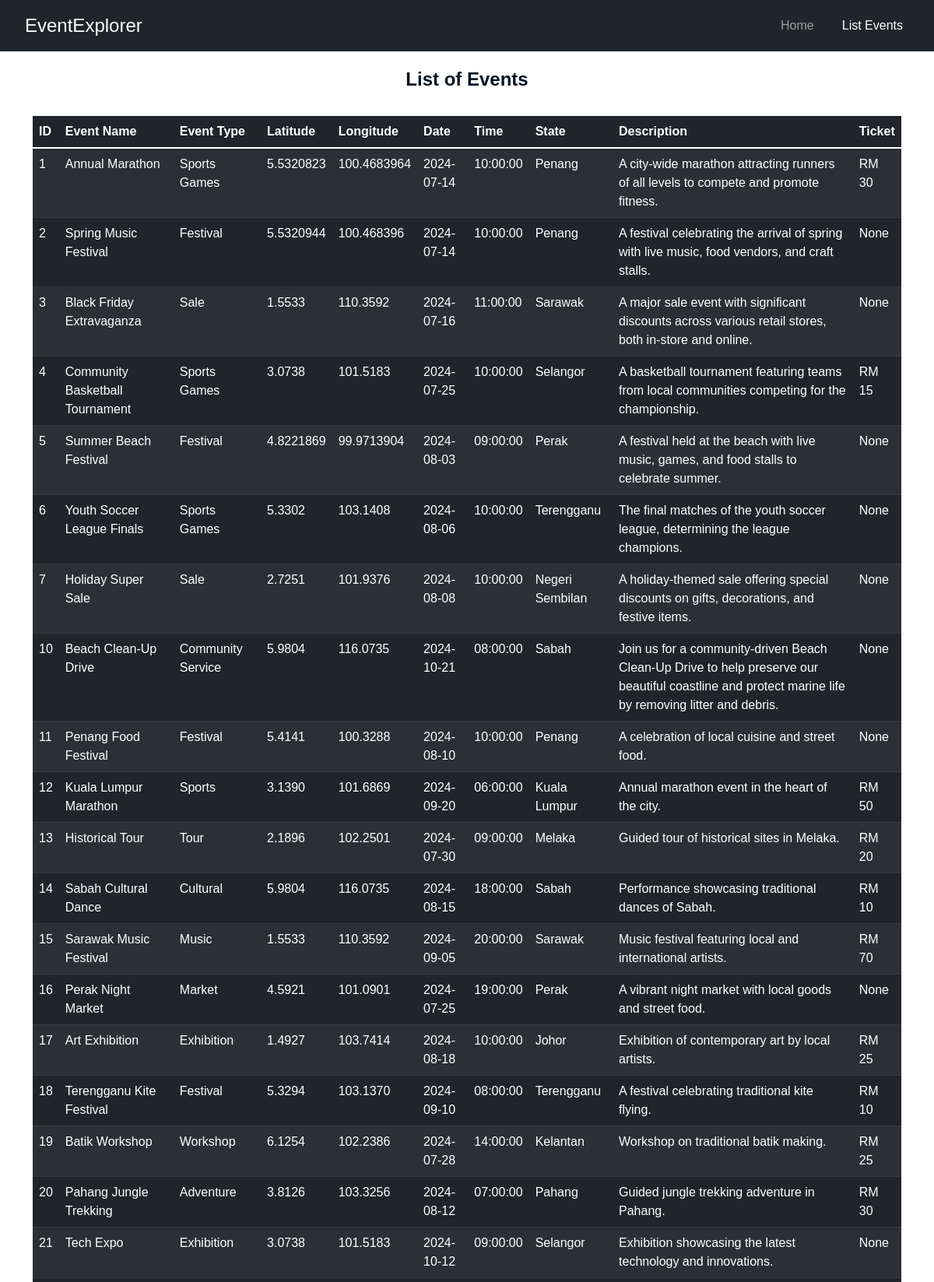
Screenshot of /listevent.php (upper part) with the database file from the repository.
### tables this page shows
CREATE TABLE `events` (
  `id` int(11) NOT NULL,
  `name` varchar(255) NOT NULL,
  `type` varchar(255) NOT NULL,
  `latitude` varchar(255) NOT NULL,
  `longitude` varchar(255) NOT NULL,
  `date` date NOT NULL,
  `time` time NOT NULL,
  `state` varchar(50) NOT NULL,
  `description` text NOT NULL,
  `ticket` varchar(255) DEFAULT NULL
);

### listevent.php (the view, shortened to what this page needs)
<!DOCTYPE html>
<html lang="en">
<head>
    <link href="https://cdn.jsdelivr.net/npm/bootstrap@5.1.3/dist/css/bootstrap.min.css" rel="stylesheet">
    <link rel="stylesheet" href="css/main.css">
</head>
<body>
    <nav class="navbar navbar-expand-lg navbar-dark bg-dark">
        <div class="container-fluid">
            <a class="navbar-brand" href="index.html">EventExplorer</a>
            <div class="collapse navbar-collapse" id="navbarNav">
                <ul class="navbar-nav ms-auto">
                    <li class="nav-item">
                        <a class="nav-link" href="index.html">Home</a>
                    </li>
                    <li class="nav-item">
                        <a class="nav-link active" aria-current="page" href="listevent.php">List Events</a>
                    </li>
                </ul>
            </div>
        </div>
    </nav>
    <div class="container mt-5">
        <h2 class="list-events-title">List of Events</h2><br>
            <table class="table table-striped table-dark">
                <thead>
                    <tr>
                        <th>ID</th>
                        <th>Event Name</th>
                        <th>Event Type</th>
                        <th>Latitude</th>
                        <th>Longitude</th>
                        <th>Date</th>
                        <th>Time</th>
                        <th>State</th>
                        <th>Description</th>
                        <th>Ticket</th>
                    </tr>
                </thead>
                <tbody>
                    <?php
                    include 'db_connection.php';
                    $sql = "SELECT * FROM events";
                    $result = $conn->query($sql);
                    if ($result->num_rows > 0) {
                        while($row = $result->fetch_assoc()) {
                            echo "<tr>
                                    <td>{$row['id']}</td>
                                    <td>{$row['name']}</td>
                                    <td>{$row['type']}</td>
                                    <td>{$row['latitude']}</td>
                                    <td>{$row['longitude']}</td>
                                    <td>{$row['date']}</td>
                                    <td>{$row['time']}</td>
                                    <td>{$row['state']}</td>
                                    <td>{$row['description']}</td>
                                    <td>{$row['ticket']}</td>";
                            echo "</tr>";
                        }
                    } else {
                        echo "<tr><td colspan='9' class='text-center'>No events found</td></tr>";
                    }
                    ?>
                </tbody>
            </table>
        </div>
</body>
</html>

### css/main.css (style rules this page uses)
body { font-family: 'Arial', 'sans-serif'; color: #021222; min-height: 100vh; display: flex; flex-direction: column; background-color: #ffffff; margin: 0; padding: 0; }
.navbar { background-color: #323a41; display: flex; justify-content: space-between; align-items: center; padding: 10px 20px; position: fixed; width: 100%; top: 0; z-index: 1000; }
.navbar-brand { color: #ffffff; font-size: 1.5rem; text-decoration: none; }
.navbar-nav { display: flex; gap: 20px; }
.nav-link { color: #ffffff; text-decoration: none; font-size: 1rem; }
.list-events-title { margin-top: 40px; font-size: 1.5rem; font-weight: bold; text-align: center; }

### rows the page displays
events: id "1", name "Annual Marathon", type "Sports Games", latitude "5.5320823", longitude "100.4683964", date "2024-07-14", time "10:00:00", state "Penang", description "A city-wide marathon attracting runners of all levels to compete and promote fitness.", ticket "RM 30"
events: id "2", name "Spring Music Festival", type "Festival", latitude "5.5320944", longitude "100.468396", date "2024-07-14", time "10:00:00", state "Penang", description "A festival celebrating the arrival of spring with live music, food vendors, and craft stalls.", ticket "None"
events: id "3", name "Black Friday Extravaganza", type "Sale", latitude "1.5533", longitude "110.3592", date "2024-07-16", time "11:00:00", state "Sarawak", description "A major sale event with significant discounts across various retail stores, both in-store and online.", ticket "None"
events: id "4", name "Community Basketball Tournament", type "Sports Games", latitude "3.0738", longitude "101.5183", date "2024-07-25", time "10:00:00", state "Selangor", description "A basketball tournament featuring teams from local communities competing for the championship.", ticket "RM 15"
events: id "5", name "Summer Beach Festival", type "Festival", latitude "4.8221869", longitude "99.9713904", date "2024-08-03", time "09:00:00", state "Perak", description "A festival held at the beach with live music, games, and food stalls to celebrate summer.", ticket "None"
events: id "6", name "Youth Soccer League Finals", type "Sports Games", latitude "5.3302", longitude "103.1408", date "2024-08-06", time "10:00:00", state "Terengganu", description "The final matches of the youth soccer league, determining the league champions.", ticket "None"
events: id "7", name "Holiday Super Sale", type "Sale", latitude "2.7251", longitude "101.9376", date "2024-08-08", time "10:00:00", state "Negeri Sembilan", description "A holiday-themed sale offering special discounts on gifts, decorations, and festive items.", ticket "None"
events: id "10", name "Beach Clean-Up Drive", type "Community Service", latitude "5.9804", longitude "116.0735", date "2024-10-21", time "08:00:00", state "Sabah", description "Join us for a community-driven Beach Clean-Up Drive to help preserve our beautiful coastline and protect marine life by removing litter and debris.", ticket "None"
events: id "11", name "Penang Food Festival", type "Festival", latitude "5.4141", longitude "100.3288", date "2024-08-10", time "10:00:00", state "Penang", description "A celebration of local cuisine and street food.", ticket "None"
events: id "12", name "Kuala Lumpur Marathon", type "Sports", latitude "3.1390", longitude "101.6869", date "2024-09-20", time "06:00:00", state "Kuala Lumpur", description "Annual marathon event in the heart of the city.", ticket "RM 50"
events: id "13", name "Historical Tour", type "Tour", latitude "2.1896", longitude "102.2501", date "2024-07-30", time "09:00:00", state "Melaka", description "Guided tour of historical sites in Melaka.", ticket "RM 20"
events: id "14", name "Sabah Cultural Dance", type "Cultural", latitude "5.9804", longitude "116.0735", date "2024-08-15", time "18:00:00", state "Sabah", description "Performance showcasing traditional dances of Sabah.", ticket "RM 10"
events: id "15", name "Sarawak Music Festival", type "Music", latitude "1.5533", longitude "110.3592", date "2024-09-05", time "20:00:00", state "Sarawak", description "Music festival featuring local and international artists.", ticket "RM 70"
events: id "16", name "Perak Night Market", type "Market", latitude "4.5921", longitude "101.0901", date "2024-07-25", time "19:00:00", state "Perak", description "A vibrant night market with local goods and street food.", ticket "None"
events: id "17", name "Art Exhibition", type "Exhibition", latitude "1.4927", longitude "103.7414", date "2024-08-18", time "10:00:00", state "Johor", description "Exhibition of contemporary art by local artists.", ticket "RM 25"
events: id "18", name "Terengganu Kite Festival", type "Festival", latitude "5.3294", longitude "103.1370", date "2024-09-10", time "08:00:00", state "Terengganu", description "A festival celebrating traditional kite flying.", ticket "RM 10"
events: id "19", name "Batik Workshop", type "Workshop", latitude "6.1254", longitude "102.2386", date "2024-07-28", time "14:00:00", state "Kelantan", description "Workshop on traditional batik making.", ticket "RM 25"
events: id "20", name "Pahang Jungle Trekking", type "Adventure", latitude "3.8126", longitude "103.3256", date "2024-08-12", time "07:00:00", state "Pahang", description "Guided jungle trekking adventure in Pahang.", ticket "RM 30"
events: id "21", name "Tech Expo", type "Exhibition", latitude "3.0738", longitude "101.5183", date "2024-10-12", time "09:00:00", state "Selangor", description "Exhibition showcasing the latest technology and innovations.", ticket "None"
